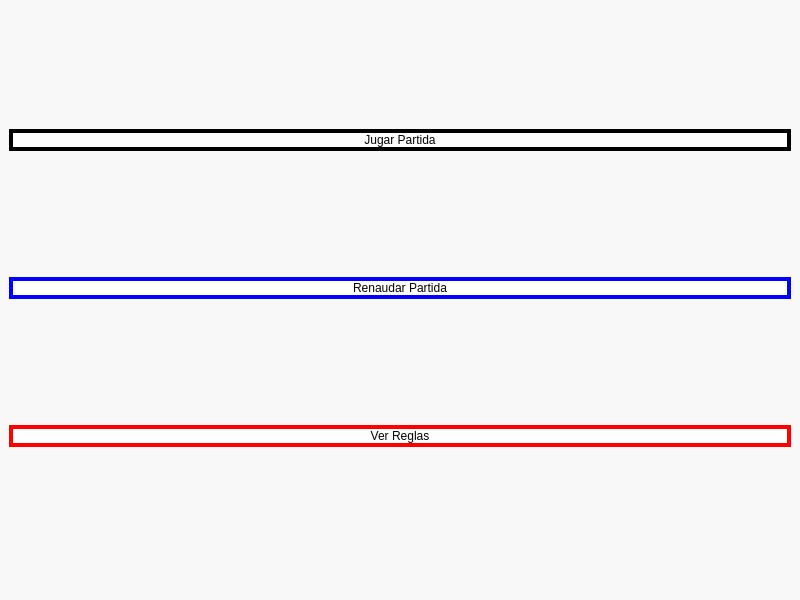
<?xml version="1.0" encoding="UTF-8"?>
<ui version="4.0">
 <class>MenuOpciones</class>
 <widget class="QMainWindow" name="MenuOpciones">
  <property name="geometry">
   <rect>
    <x>0</x>
    <y>0</y>
    <width>800</width>
    <height>600</height>
   </rect>
  </property>
  <property name="windowTitle">
   <string>Menú Opciones</string>
  </property>
  <property name="styleSheet">
   <string notr="true">background-color: rgb(248, 248, 248);
border: 4 xp black;
</string>
  </property>
  <widget class="QWidget" name="centralwidget">
   <layout class="QVBoxLayout" name="verticalLayout">
    <item>
     <widget class="QPushButton" name="botonJugar">
      <property name="styleSheet">
       <string notr="true">color: rgb(0, 0, 0);
font: 700 20pt &quot;Segoe UI&quot;;
background-color: rgb(255, 255, 255);
    border-radius: 20px;
border: 4px solid black;
</string>
      </property>
      <property name="text">
       <string>Jugar Partida</string>
      </property>
     </widget>
    </item>
    <item>
     <widget class="QPushButton" name="botonRenaudar">
      <property name="styleSheet">
       <string notr="true">color: rgb(0, 0, 0);
font: 700 20pt &quot;Segoe UI&quot;;
background-color: rgb(255, 255, 255);
    border-radius: 20px;
border: 4px solid blue;
</string>
      </property>
      <property name="text">
       <string>Renaudar Partida</string>
      </property>
     </widget>
    </item>
    <item>
     <widget class="QPushButton" name="botonReglas">
      <property name="styleSheet">
       <string notr="true">color: rgb(0, 0, 0);
font: 700 20pt &quot;Segoe UI&quot;;
background-color: rgb(255, 255, 255);
    border-radius: 20px;
border: 4px solid red;
</string>
      </property>
      <property name="text">
       <string>Ver Reglas</string>
      </property>
     </widget>
    </item>
   </layout>
  </widget>
  <widget class="QStatusBar" name="statusbar"/>
 </widget>
 <resources/>
 <connections/>
</ui>
